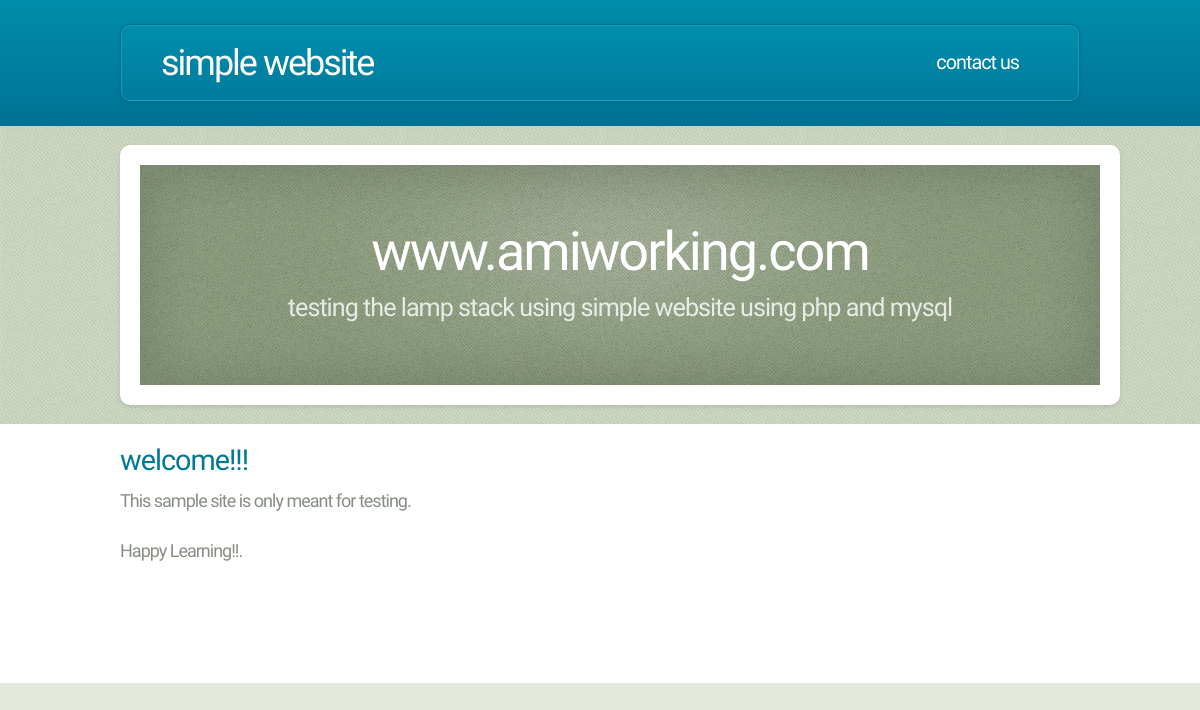
Screenshot of /website_content/index.php with the database file from the repository.
### tables this page shows
CREATE TABLE IF NOT EXISTS `mp_tagline` (
  `id` int(11) NOT NULL AUTO_INCREMENT,
  `tagline1` varchar(255) DEFAULT NULL,
  `tagline2` varchar(255) DEFAULT NULL,
  PRIMARY KEY (`id`)
);

CREATE TABLE IF NOT EXISTS `mp_pages` (
  `page_id` int(11) NOT NULL AUTO_INCREMENT,
  `page_title` varchar(255) NOT NULL,
  `page_desc` text,
  `meta_keywords` varchar(255) DEFAULT NULL,
  `meta_desc` varchar(255) DEFAULT NULL,
  `sort_order` int(11) NOT NULL DEFAULT '0',
  `parent` varchar(255) NOT NULL DEFAULT '0',
  `status` enum('A','I') NOT NULL DEFAULT 'A',
  `page_alias` varchar(255) DEFAULT NULL,
  PRIMARY KEY (`page_id`),
  UNIQUE KEY `page_name` (`page_alias`)
);

### website_content/libs/common_functions.php (called while the page is built, shortened)
<?php
function getHomeURL() {
    return HTTP_SERVER . SITE_DIR;
}
function getPageDetailsByName($pageAlias) {
    global $DB;
    $rs = array();
    $sql = "SELECT * FROM " . TABLE_PAGES . " WHERE 1 AND page_alias = :pname";
    try {
        $stmt = $DB->prepare($sql);
        $stmt->bindValue(":pname", $pageAlias);
        $stmt->execute();
        $results = $stmt->fetchAll();
    } catch (Exception $ex) {
        echo errorMessage($ex->getMessage());
    }
    if (count($results) > 0) {
       $rs =  $results[0];
    }
    return $rs;
}
?>

### website_content/libs/config.php (called while the page is built, shortened)
<?php
require_once("common_functions.php");
$currentPage = pathinfo($_SERVER['PHP_SELF'], PATHINFO_FILENAME);
?>

### website_content/index.php (the view)
<?php
require("libs/config.php");
$pageDetails = getPageDetailsByName($currentPage);
include("header.php");
?>
<div class="row main-row">
    <div class="9u">
        <section class="left-content">
            <h2><?php echo stripslashes($pageDetails["page_title"]); ?></h2>
            <?php echo stripslashes($pageDetails["page_desc"]); ?>
        </section>
<?php
include("footer.php");
?>

### website_content/header.php (shortened to what this page needs)
<!DOCTYPE HTML>
<html>
    <head>
    </head>
    <body>
        <div id="header-wrapper">
            <div class="container">
                <div class="row">
                    <div class="12u">
                        <header id="header">
                            <h1><a href="<?php echo getHomeURL(); ?>" id="logo"><?php echo SITE_NAME; ?></a></h1>
                            <nav id="nav">
                                <a href="contact-us.php" <?php echo ($currentPage == "contact-us") ? ' class="current-page-item"' : '' ?>>Contact US</a>
                            </nav>
                        </header>
                    </div>
                </div>
            </div>
        </div>
        <?php
        if ($currentPage == "index") {
            try {
                $stmt = $DB->prepare("SELECT * FROM " . TABLE_TAGLINE . " WHERE 1 LIMIT 1");
                $stmt->bindValue(":pname", $pageAlias);
                $stmt->execute();
                $details = $stmt->fetchAll();
            } catch (Exception $ex) {
                echo errorMessage($ex->getMessage());
            }
            ?>
            <div id="banner-wrapper">
                <div class="container">
                    <div class="row">
                        <div class="12u">
                            <div id="banner">
                                <h2><?php echo stripslashes($details[0]["tagline1"]); ?></h2>
                                <span><?php echo stripslashes($details[0]["tagline2"]); ?></span>
                            </div>
                        </div>
                    </div>
                </div>
            </div>
        <?php } ?>
        <div id="main">
            <div class="container">

### website_content/footer.php (shortened to what this page needs)
			</div>
		</div>
		<div id="footer-wrapper">
		</div>
	</body>
</html>

### website_content/css/style.css (style rules this page uses)
*,*:before,*:after { -moz-box-sizing:content-box;-webkit-box-sizing:content-box;-o-box-sizing:content-box;-ms-box-sizing:content-box;box-sizing:content-box }
body { font-size: 13.5pt; font-family: sans-serif; background-color: #e3e9dc; font-family: 'Ubuntu Condensed', sans-serif; color: #878e83; letter-spacing: -1px; }
h1,h2,h3,h4 { color: #007897; font-weight: normal; }
h1,h2 { text-transform: lowercase; }
h2 { font-size: 1.6em; letter-spacing: -1px; margin-bottom: 0.5em; text-transform:lowercase; }
a { color: #5d93a2; text-decoration: underline; }

### website_content/css/style-desktop.css (style rules this page uses)
body { min-width: 1200px; }
section, article { margin: 0 0 20px 0; }
section:last-child, article:last-child { margin-bottom: 0; }
section.left-content { padding-right: 30px; line-height:25px; }
#header-wrapper { background-color: #007294; background-image: -moz-linear-gradient(top, #008dab, #007294); background-image: -webkit-linear-gradient(top, #008dab, #007294); background-image: -webkit-gradient(linear, 0% 0%, 0% 100%, from(#008dab), to(#007294)); background-image: -ms-linear-gradient(top, #008dab, #007294); background-image: -o-linear-gradient(top, #008dab, #007294); background-image: linear-gradient(top, #008dab, #007294); }
#header { position: relative; margin: 2.5% 0 2.5% 0; padding: 0 40px 0 40px; border-radius: 10px; border: solid 1px #006e8b; box-shadow: inset 0px 0px 0px 1px #12a0bf, 0px 1px 4px 0px rgba(0,0,0,0.10); background-color: #007b9d; background-image: -moz-linear-gradient(top, #008ead, #007b9d); background-image: -webkit-linear-gradient(top, #008ead, #007b9d); background-image: -webkit-gradient(linear, 0% 0%, 0% 100%, from(#008ead), to(#007b9d)); background-image: -ms-linear-gradient(top, #008ead, #007b9d); background-image: -o-linear-gradient(top, #008ead, #007b9d); background-image: linear-gradient(top, #008ead, #007b9d); height: 86px; }
#header h1 { position: absolute; left: 40px; top: 0; color: #fff; font-size: 2.4em; letter-spacing: -2px; line-height: 86px; }
#header h1 a { color: #fff; text-decoration: none; }
#header nav { position: absolute; right: 40px; top: 1px; line-height: 84px; text-transform: lowercase; font-size: 1.3em; letter-spacing: -1px; }
#header nav a { display: inline-block; text-decoration: none; color: #fff; padding: 0 25px 0 25px; outline: 0; }
#banner-wrapper { background: #c8d2bc url(images/bg1.png); }
#banner { position: relative; width: 1160px; height: 265px; margin: 2% 0 2% 0; box-shadow: 0px 2px 4px 0px rgba(0,0,0,0.10); border-radius: 10px; padding: 20px; background: #fff url(images/banner.jpg) no-repeat 20px 20px; background-size: 1160px 265px; }
#banner h2 { position: absolute; z-index: 1; width: 100%; top: 100px; left: 0; font-size: 3.3em; color: #fff; text-align: center; letter-spacing: -2px; }
#banner span { display: block; position: absolute; z-index: 1; width: 100%; bottom: 105px; left: 0; font-size: 1.6em; color: #fff; text-align: center; letter-spacing: -1px; text-transform: lowercase; opacity: 0.8; }
#main { background: #fff; padding: 2% 0 2% 0; }
#footer-wrapper { padding: 0 0 1% 0; }

### website_content/css/style-1000px.css (style rules this page uses)
body { min-width: 960px; }
#header { height: 76px; }
#header h1 { font-size: 2em; line-height: 76px; }
#header nav { line-height: 74px; font-size: 1.1em; }
#header nav a { padding: 0 20px 0 20px; }
#banner { width: 960px; height: 220px; background-size: 960px 220px; }
#banner h2 { font-size: 3em; top: 80px; }
#banner span { font-size: 1.4em; bottom: 85px; }
#footer-wrapper { padding: 5% 0 5% 0; }

### rows the page displays
mp_tagline: tagline1 "www.amiworking.com", tagline2 "testing the lamp stack using simple website using php and mysql"
mp_pages: page_title "welcome!!!", page_desc "This sample site is only meant for testing. Happy Learning!!."

### other values shown
SITE_NAME "simple website"
